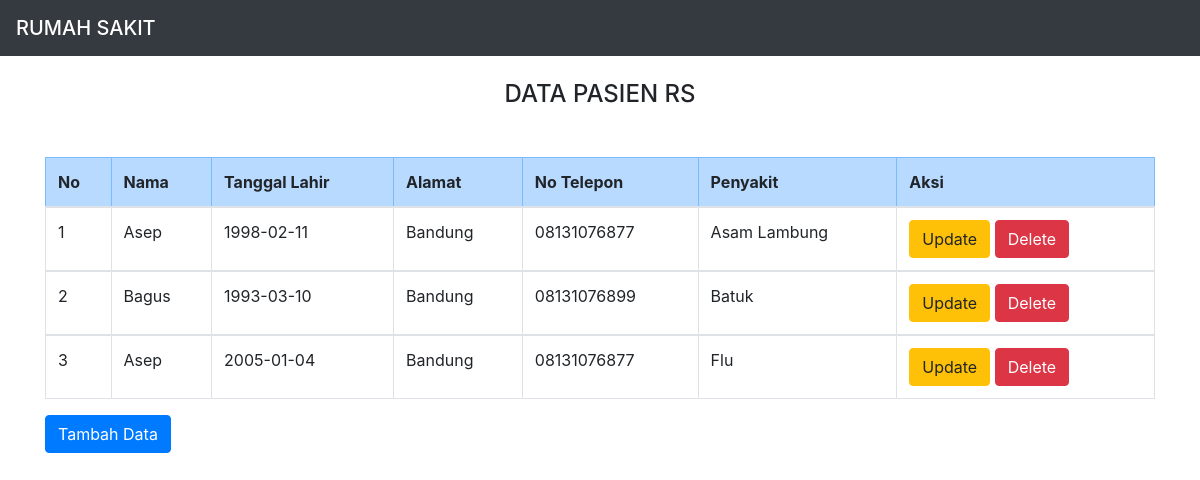
The page / on the database its author committed.
### tables this page shows
CREATE TABLE `pasien` (
  `id` int(11) NOT NULL,
  `nama` varchar(100) NOT NULL,
  `tanggal_lahir` date DEFAULT NULL,
  `alamat` text DEFAULT NULL,
  `telepon` char(13) DEFAULT NULL,
  `penyakit` text DEFAULT NULL
);

### index.php (the view, shortened to what this page needs)
<!DOCTYPE html>
<html>
<head>
<link rel="stylesheet" href="https://cdn.jsdelivr.net/npm/bootstrap@4.6.1/dist/css/bootstrap.min.css">
</head>
<body>
    <nav class="navbar navbar-dark bg-dark">
            <span class="navbar-brand mb-0 h1">RUMAH SAKIT</span>
    </nav>
<div class="container">
    <br>
    <h4><center>DATA PASIEN RS</center></h4>
     <tr class="table-danger">
            <br>
        <thead>
        <tr>
       <table class="my-3 table table-bordered">
            <tr class="table-primary">
            <th>No</th>
            <th>Nama</th>
            <th>Tanggal Lahir</th>
            <th>Alamat</th>
            <th>No Telepon</th>
            <th>Penyakit</th>
            <th colspan='2'>Aksi</th>
        </tr>
        </thead>
        <?php
        include "koneksi.php";
        $sql="select * from pasien order by id desc";
        $hasil=mysqli_query($kon,$sql);
        $no=0;
        while ($data = mysqli_fetch_array($hasil)) {
            $no++;
            ?>
            <tbody>
            <tr>
                <td><?php echo $no;?></td>
                <td><?php echo $data["nama"]; ?></td>
                <td><?php echo $data["tanggal_lahir"];   ?></td>
                <td><?php echo $data["alamat"];   ?></td>
                <td><?php echo $data["telepon"];   ?></td>
                <td><?php echo $data["penyakit"];   ?></td>
                <td>
                    <a href="update.php?id=<?php echo htmlspecialchars($data['id']); ?>" class="btn btn-warning" role="button">Update</a>
                    <a href="<?php echo htmlspecialchars($_SERVER["PHP_SELF"]);?>?id=<?php echo $data['id']; ?>" class="btn btn-danger" role="button">Delete</a>
                </td>
            </tr>
            </tbody>
            <?php
        }
        ?>
    <a href="create.php" class="btn btn-primary" role="button">Tambah Data</a>
</div>
</body>
</html>

### rows shown on the page
pasien: nama "Asep", tanggal_lahir "1998-02-11", alamat "Bandung", telepon "08131076877", penyakit "Asam Lambung"
pasien: nama "Bagus", tanggal_lahir "1993-03-10", alamat "Bandung", telepon "08131076899", penyakit "Batuk"
pasien: nama "Asep", tanggal_lahir "2005-01-04", alamat "Bandung", telepon "08131076877", penyakit "Flu"
